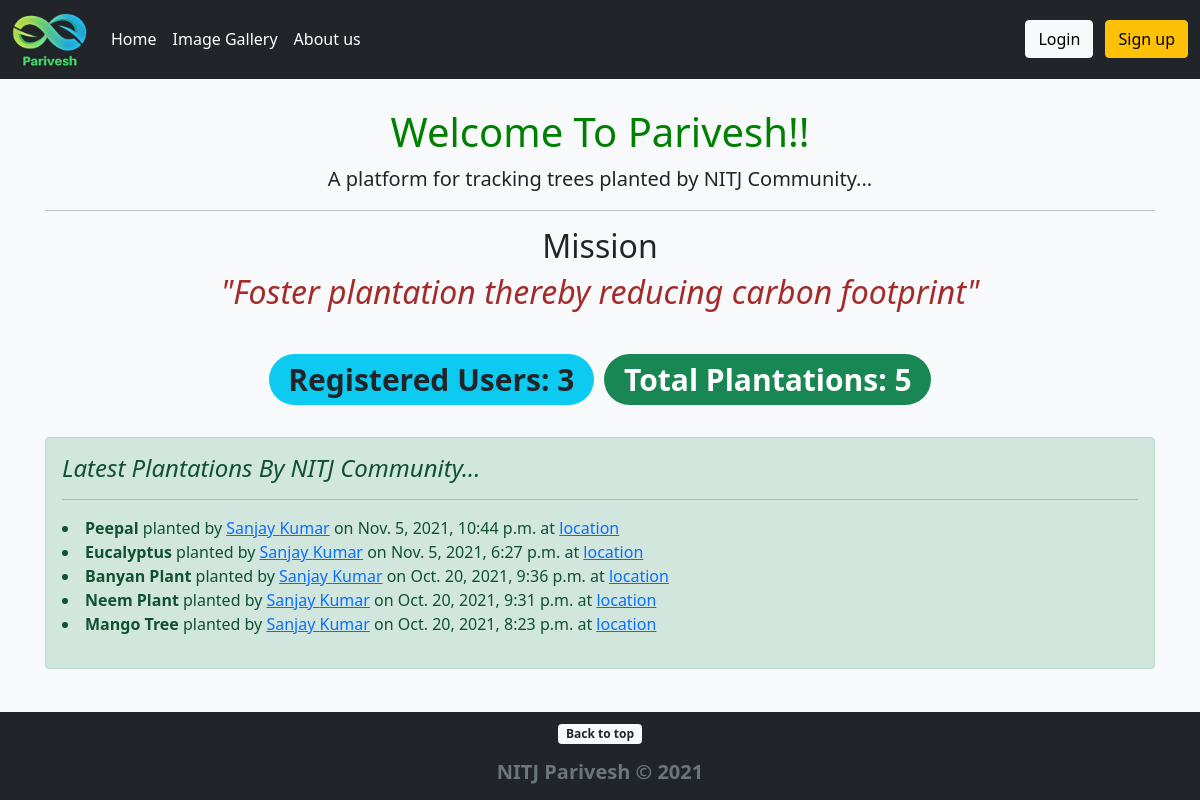
The page / on the database its author committed.
### PariveshApp/models.py (models this page shows, shortened)
class Plantation(models.Model):
    plant_name = models.CharField(max_length=255)
    plant_loc = models.URLField()
    plant_pic = models.ImageField(default='default_plant_pic.jpg', upload_to='plant_pics')
    date_time = models.DateTimeField(default=timezone.now)
    planter  = models.ForeignKey(User, on_delete=CASCADE)
    remarks = models.TextField()

### PariveshApp/views.py (the view)
# urls.py: path('', HomeView.as_view(), name="home"),
class HomeView(ListView):
    model = Plantation
    template_name = 'home.html'
    ordering = ['-date_time']
    def get_context_data(self, *args, **kwargs):
        context = super(HomeView, self).get_context_data(*args, **kwargs)
        user_count = User.objects.all().count()
        plant_count = Plantation.objects.all().count()
        context["user_count"] = user_count
        context["plant_count"] = plant_count
        return context

### PariveshApp/templates/home.html (shortened to what this page needs)
{% extends 'base.html' %}
{% block content %}
    <div class="container">
        <div class="text-center">
            <h1 class="mt-5" style="color: green;">Welcome To Parivesh!!</h1>
            <p class="lead">A platform for tracking trees planted by NITJ Community...</p>
            <hr>
            <h2 class="text-center">Mission</h2>
            <blockquote class="blockquote">
                <h2 style="color: brown;"><i>"Foster plantation thereby reducing carbon footprint"</i></h2>
            </blockquote>
            <br/>
            <h1><span class="badge rounded-pill bg-info text-dark">Registered Users: {{ user_count }}</span> <span class="badge rounded-pill bg-success">Total Plantations: {{ plant_count }}</span></h1>
        </div>
        <br/>
        <div class="alert alert-success" role="alert">
            <h4 class="alert-heading"><i>Latest Plantations By NITJ Community...</i></h4>
            <hr>
            <p>
                {% for plant in object_list %}
                <li>
                    <strong>{{ plant.plant_name }}</strong> planted by
                    {% if plant.planter.profile.id %}
                        <a href="{% url 'show-profile-page' plant.planter.profile.id %}">{{ plant.planter.first_name }} {{ plant.planter.last_name }}</a> on {{ plant.date_time }} at <a href="{{ plant.plant_loc }}">location</a>
                    {% else %}
                    {{ plant.planter.first_name }} {{ plant.planter.last_name }}</a> on {{ plant.date_time }} at <a href="{{ plant.plant_loc }}">location</a>.
                    {% endif %}
                </li>
                {% endfor %}
            </p>
        </div>
    </div>
{% endblock %}

### PariveshApp/static/css/sticky-footer-navbar.css (style rules this page uses)
main > .container { padding: 60px 15px 0; }

### rows shown on the page
Plantation: plant_name "Peepal", planter.first_name "Sanjay", planter.last_name "Kumar", date_time "Nov. 5, 2021, 10:44 p.m."
Plantation: plant_name "Eucalyptus", planter.first_name "Sanjay", planter.last_name "Kumar", date_time "Nov. 5, 2021, 6:27 p.m."
Plantation: plant_name "Banyan Plant", planter.first_name "Sanjay", planter.last_name "Kumar", date_time "Oct. 20, 2021, 9:36 p.m."
Plantation: plant_name "Neem Plant", planter.first_name "Sanjay", planter.last_name "Kumar", date_time "Oct. 20, 2021, 9:31 p.m."
Plantation: plant_name "Mango Tree", planter.first_name "Sanjay", planter.last_name "Kumar", date_time "Oct. 20, 2021, 8:23 p.m."

### other values the page prints
{{ user_count }} "3"
{{ plant_count }} "5"
